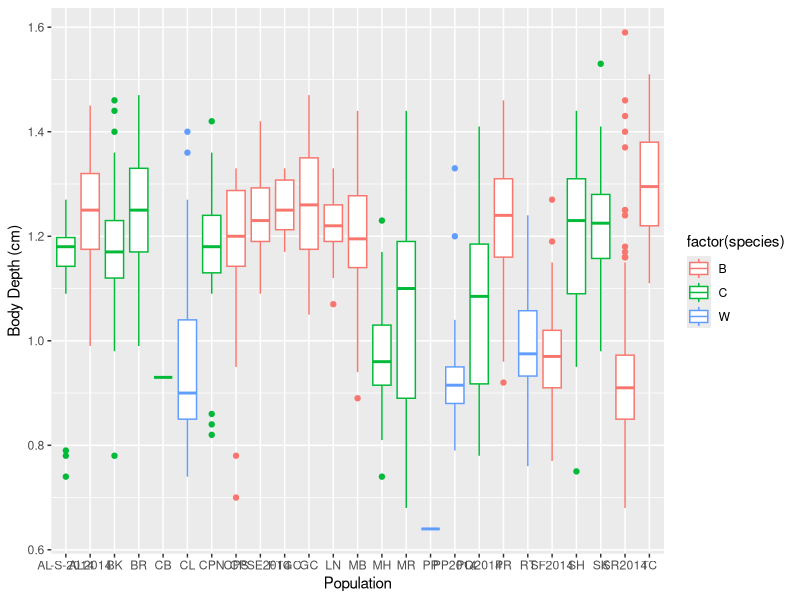
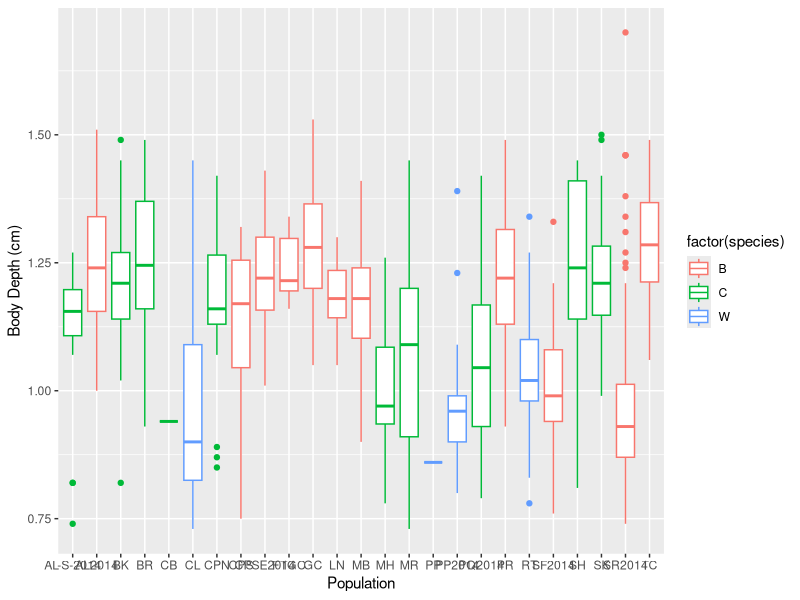
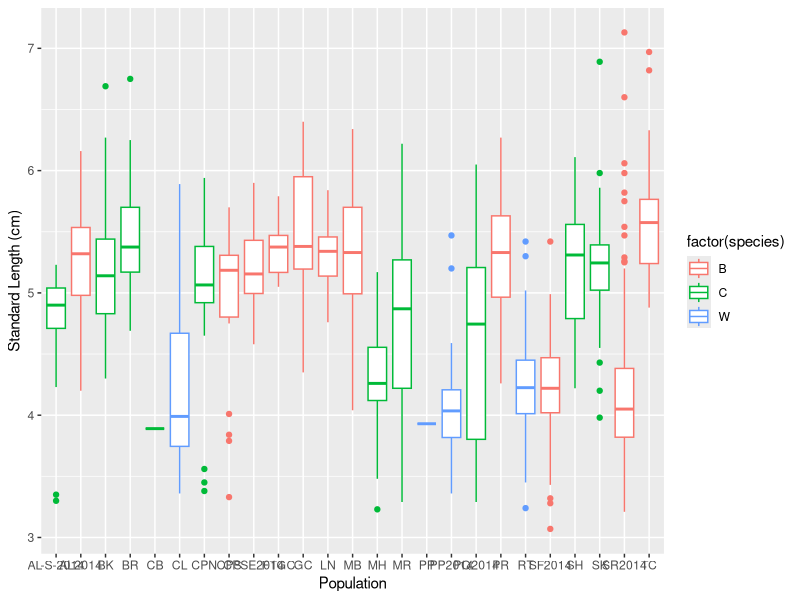
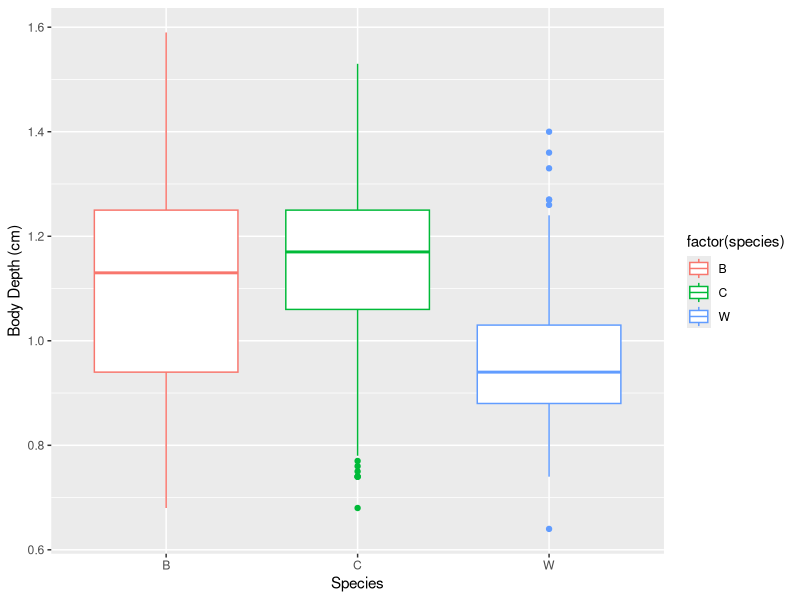
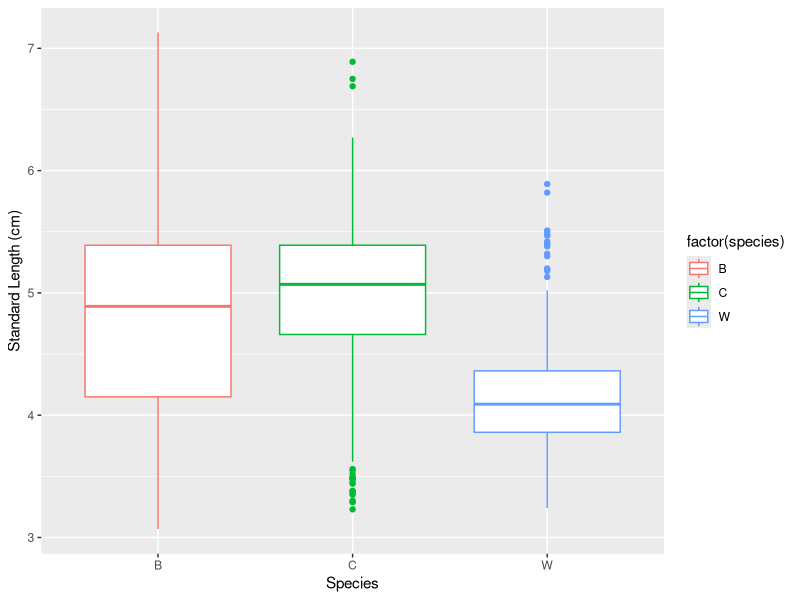
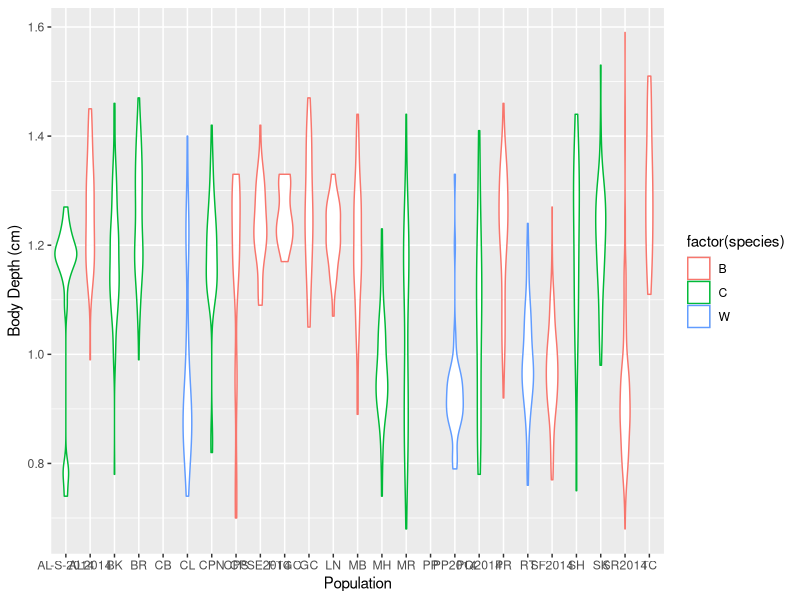
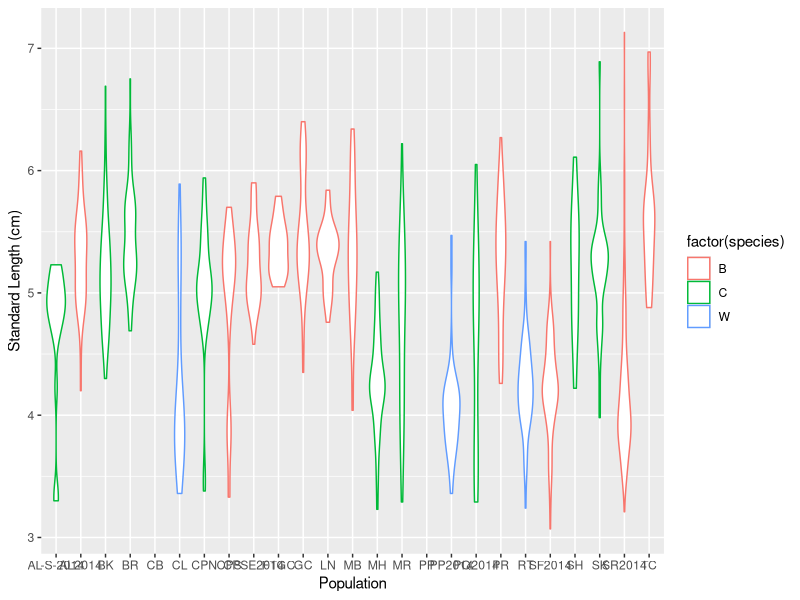
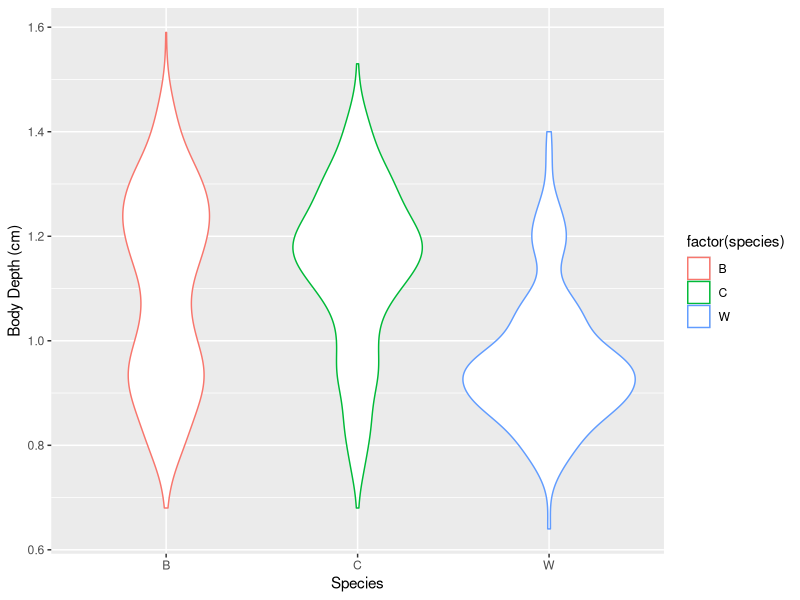

Generate these figures, in order, with R: (Note: this script raises an error after producing the figures.)
##Initial White Stickleback analysis and graphs##

setwd("/Users/Hannah/Documents/Schluter Lab Work")
data<-read.csv("EastCoastMorphometrics2015.csv")
data<-as.data.frame(data) #it was displaying as a function instead of a data frame?
class(data)
View(data)

species<-data$species
population<-data$population
depth.1<-data$depth.1
depth.2<-data$depth.2
SL<-data$std.length

library(ggplot2)


##GRAPHS##
#Body Depth by Population
BDP<-ggplot(data, aes(population, depth.1, colour=factor(species))) + xlab("Population") + ylab("Body Depth (cm)")
BDP + geom_boxplot()
                   
BDP + geom_boxplot(aes(population, depth.2)) #Both depth measurements show the same pattern.
  #First measurement is likely more reliable, as ventral spines (or whatever they're called) sometimes obscured the body measurement from the second spine

#Standard Length by Population
SLP<-ggplot(data, aes(population, SL, colour=factor(species))) + xlab("Population") + ylab("Standard Length (cm)")
SLP + geom_boxplot()

#Body Depth by White or Common individuals
BDW<-ggplot(data, aes(species, depth.1, colour=factor(species))) + xlab("Species") + ylab("Body Depth (cm)")
BDW + geom_boxplot() #lookin' good

#Standard Length by White or Common individuals
SLW<-ggplot(data, aes(species, SL, colour=factor(species))) + xlab("Species") + ylab("Standard Length (cm)")
SLW + geom_boxplot() #no difference...


#Bimodal (violin distribution) visual with Body Depth for each population
BDVP<-ggplot(data, aes(population, depth.1, color=factor(species))) + xlab("Population") + ylab("Body Depth (cm)")
BDVP + geom_violin()

#Bimodal (violin distribution) visual with Standard Length for each population
SLVP<-ggplot(data, aes(population, SL, color=factor(species))) + xlab("Population") + ylab("Standard Length (cm)")
SLVP + geom_violin()

#Violin plot for Body Depth by species (extra, out of interest)
BDVW<-ggplot(data, aes(species, depth.1, color=factor(species))) + xlab("Species") + ylab("Body Depth (cm)")
BDVW + geom_violin() #cool because BOTH shows bimodal distribution, others not so much



##HYPOTHESES TESTING## 

#constructing a data frame of averages...
popsummary<-aggregate(SL, by=list(population), FUN='mean')
names(popsummary)[names(popsummary)=="Group.1"]<-"Population"
names(popsummary)[names(popsummary)=="x"]<-"Avg.SL"
depth.means<-aggregate(depth.1, by=list(population), FUN="mean")
popsummary[,"Avg.depth"]<-depth.means$x
species.agg<-aggregate(species, by=list(population), FUN="unique")
popsummary[,"Species"]<-species.agg$x
popsummary<-popsummary[c(1,4,2,3)]
View(popsummary) #woot woot 

#one way ANOVA: mean by population Standard Length for White/Common/Both
SLANOVA.AVGS<-aov(popsummary$Avg.SL~popsummary$Species)
summary(SLANOVA.AVGS) #F=0.156, p>0.856, DF=2

#one way ANOVA: mean by pop. Body Depth for White/Common/Both
BDANOVA.AVGS<-aov(popsummary$Avg.depth~popsummary$Species)
summary(BDANOVA.AVGS) #F=5.556, p>0.012*, DF=2
TukeyHSD(BDANOVA.AVGS) #Common and Both are not significantly different, but White species is significantly different from both others


#test for bimodaltiy by population: normal with p value and bimodal test if not normal
#done with body depth since this value was the one with significant differences 

#Use Shapiro Wilk Test for normality (adding values to data sheet)
normaltest<-aggregate(depth.1, by=list(population), FUN="shapiro.test")
normaltest<-normaltest[,2]
normaltest<-as.data.frame(normaltest)
normaltest$statistic<-as.numeric(normaltest$statistic)
normaltest$p.value<-as.numeric(normaltest$p.value)

popsummary[,"W"]<-normaltest$statistic
popsummary[,"W.p.value"]<-normaltest$p.value
popsummary[,"Normal"]<-NULL

for(i in 1:nrow(popsummary)) {
  x1<-popsummary[i,"W.p.value"]
  if((x1<0.05)==TRUE){
    popsummary[i,"Normal"]<-"Y"
  } else {
    popsummary[i,"Normal"]<-"N"
  }}

View(popsummary)

#Test bimodality for values failing the Normality test: Diptest for Unimodality 
library(diptest) 

diptest<-aggregate(depth.1, by=list(population), FUN="dip.test")
diptest<-diptest[,2]
diptest<-as.data.frame(diptest)
diptest$statistic<-as.numeric(diptest$statistic)
diptest$p.value<-as.numeric(diptest$statistic) #changing class from list to numeric changes p value??

popsummary[,"D"]<-diptest$statistic
popsummary[,"D.p.value"]<-diptest$p.value
View(popsummary)

popsummary[,"Unimodal"]<-NULL

for(i in 1:nrow(popsummary)) {
  x2<-popsummary[i,"D.p.value"]
  x3<-popsummary[i,"Normal"]
  if(x3=="N"){
  if((x2<0.05)==TRUE){
    popsummary[i,"Unimodal"]<-"N"
  }}}
for(i in 1:nrow(popsummary)) {
  x2<-popsummary[i,"D.p.value"]
  x3<-popsummary[i,"Normal"]
  if(x3=="N"){
    if((x2>0.05)==TRUE){
      popsummary[i,"Unimodal"]<-"Y"
    }}}

write.csv(popsummary,file="WhiteStickelBackAnalysisSummary.csv")

remove(list=ls()) 
